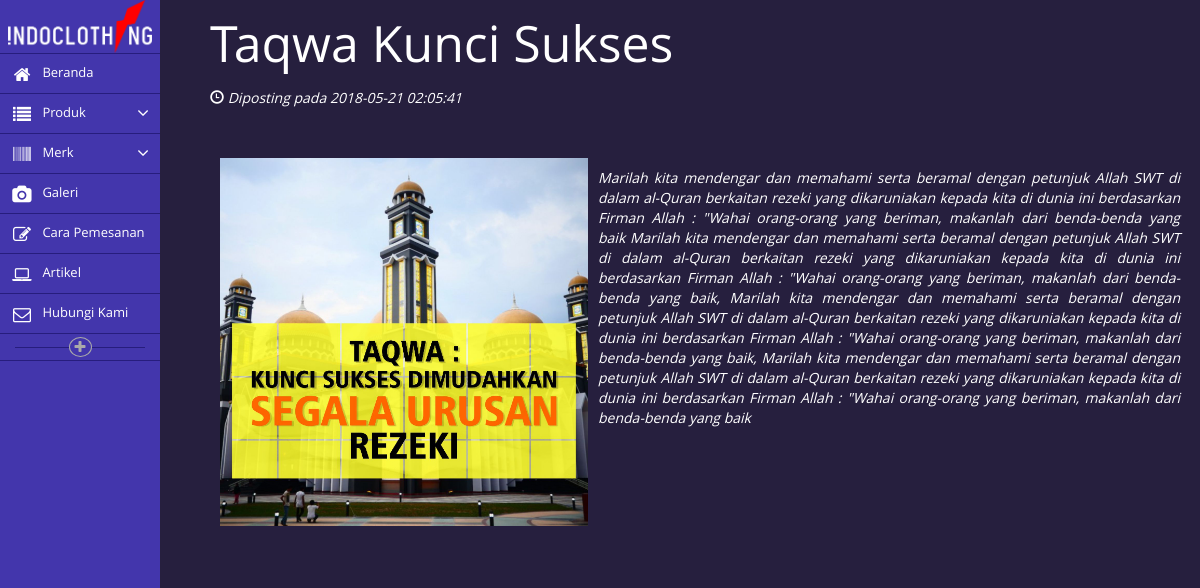
Screenshot of /artikel/taqwa-kunci-sukses with the database file from the repository.
### tables this page shows
CREATE TABLE `idc_artikel` (
  `id_artikel` int(11) NOT NULL,
  `judul_artikel` varchar(150) NOT NULL,
  `isi_singkat` varchar(250) NOT NULL,
  `slug_artikel` varchar(200) NOT NULL,
  `isi_artikel` text NOT NULL,
  `waktu_posting` timestamp NOT NULL DEFAULT CURRENT_TIMESTAMP ON UPDATE CURRENT_TIMESTAMP,
  `gambar_artikel` varchar(100) NOT NULL,
  `gambar_mini` varchar(100) NOT NULL,
  `status_tampil` int(1) NOT NULL DEFAULT '1'
);

### application/user/controllers/Artikel.php (called while the page is built, shortened)
<?php
class Artikel extends CI_Controller {
	public function __construct(){
		$this->load->helper(array('file'));
		$this->load->model(array("artikel_model","produk_model","merk_model"));
	}
	public function tampil_artikel($slug){
		$data['artikel']= $this->artikel_model->cari_artikel_by_slug($slug);
		$data['produk_kategori'] = $this->produk_model->daftar_kategori();
		$data['data_merk'] = $this->merk_model->daftar_merk();
		if(!$data['artikel']){
			show_404();
		}else{
			$this->load->view('template/header', $data);
			$this->load->view('artikel/artikel', $data);
			$this->load->view('template/footer');
		}
	}
}

### index.php (called while the page is built, shortened)
<?php
require_once BASEPATH.'core/CodeIgniter.php';

### application/user/models/Artikel_model.php (called while the page is built, shortened)
<?php
class Artikel_model extends CI_Model {
	public function cari_artikel_by_slug($slug)
	{
		$query = $this->db->get_where("idc_artikel",array('slug_artikel'=>$slug));
		return $query->row();
	}
}

### application/user/views/artikel/artikel.php (the view, shortened to what this page needs)
<div class="main-content">
  <div class="main-content-inner">
    <div class="page-content">
      <div class="row">
        <div class="col-sm-12 artikel">
          <h1><?php echo $artikel->judul_artikel ?></h1>
          <span><i class="glyphicon glyphicon-time"></i> Diposting pada <?php echo $artikel->waktu_posting ?></span>
          <img src="<?php echo base_url().'artikel_/'.$artikel->gambar_artikel ?>" alt="">
          <p><?php echo $artikel->isi_artikel ?></p>
        </div>
      </div>
    </div>
  </div>
</div>

### application/user/views/artikel/artikel.php (style rules this page uses)
.artikel { color:#fff !important; text-align: justify; font-size:16; }
.artikel img { width:40%; float:left; padding: 10px; }
.artikel h1 { font-size: 50px; line-height: 50px; text-align: left; }
.artikel span { font-size: :12px !important; color:#fff !important; padding-top: 10px; display: block; padding-bottom: 40px; font-style: italic; }
.artikel p { line-height: 20px; }

### rows the page displays
idc_artikel: judul_artikel "Taqwa Kunci Sukses", waktu_posting "2018-05-21 02:05:41", gambar_artikel (picture), isi_artikel "Marilah kita mendengar dan memahami serta beramal dengan petunjuk Allah SWT di dalam al-Quran berkaitan rezeki yang dikaruniakan kepada kita di dunia ini berdasarkan Firman Allah : \"Wahai orang-orang yang beriman, makanlah dari benda-benda yang baik Marilah kita mendengar dan memahami serta beramal dengan petunjuk Allah SWT di dalam al-Quran berkaitan rezeki yang dikaruniakan kepada kita di dunia ini berdasarkan Firman Allah : \"Wahai orang-orang yang beriman, makanlah dari benda-benda yang baik, Marilah kita mendengar dan memahami serta beramal dengan petunjuk Allah SWT di dalam al-Quran berkaitan rezeki yang dikaruniakan kepada kita di dunia ini berdasarkan Firman Allah : \"Wahai…"
